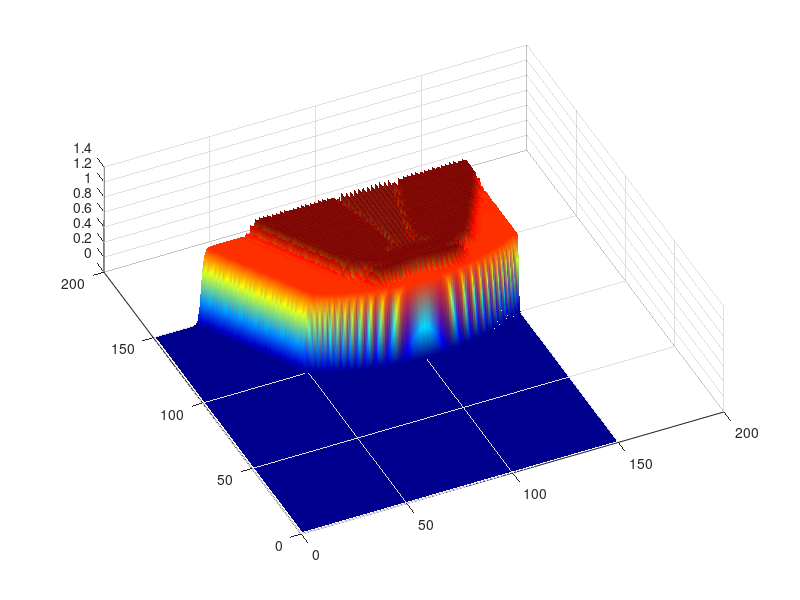

Here is the MATLAB script that generated this plot:
%%%%%%%%%%%%%%%%%%%%%%%%%%%%%%%%%%%%%%%%%%%%%%%%%%%%%%%%%%%%%%%%%%%
% We attempt to simulate u_t = u_xx + e^2*u_yy + f(u) using finite
% difference approximations.
%
% Solve: u_t = u_{xx} + epsilon^2*u_{yy} + u(1-u)
% Approximation:
% u(t_i + t_delta, x) = u(t_i, x) + t_delta / h^2 [ \sum u(t_i, x + h_e) - 2nu(t_i, x) ]
%                       + t_delta * u(1-u)
%
%%%%%%%%%%%%%%%%%%%%%%%%%%%%%%%%%%%%%%%%%%%%%%%%%%%%%%%%%%%%%%%%%%%

clc; close all; clear;

% -----------------------------------------------------------------

COMPACT_SUPPORT = 0;
WEDGE           = 1;

INITIAL_DATA_TYPE = WEDGE;        % set to the type of initial condition
                                            % we want to simulate

%%%%%%%%%%%%%%%%%%%%%%%%%%%%%%%%%%%%%%%%%%%%%%%%%%%%%%%%%%%%%%%%%%%
% Initialize parameters
%%%%%%%%%%%%%%%%%%%%%%%%%%%%%%%%%%%%%%%%%%%%%%%%%%%%%%%%%%%%%%%%%%%


d = 2;                  % working in R^2
n = 150;                % simulation grid size
h = 1;                  % mesh width

% We want t_delta \approx h^2 where n is the mesh size. This cancels out
% some ugly constant factors in the update equation.
t_delta = h^2;          % time increment
time = 80;              % number of steps to simulate. time * t_delta is the total "unit time"
f = zeros(n / h);       % growth rate
epsilon = 0.1;
gamma = 0.3;            % dampen the gradient


%%%%%%%%%%%%%%%%%%%%%%%%%%%%%%%%%%%%%%%%%%%%%%%%%%%%%%%%%%%%%%%%%%%
% Initial conditions
%%%%%%%%%%%%%%%%%%%%%%%%%%%%%%%%%%%%%%%%%%%%%%%%%%%%%%%%%%%%%%%%%%%

N = n / h;              % mesh size
u = zeros(N);           % the matrix ``u`` will hold our simulated values for the solution
grad = 0 * u;           % we'll store the neighbor_average in this term
                        % TODO(ansh): rename to ``neighbors``
v0 = 9E-1;              % some small nonzero intial value

% Nonzero on a compact set

% Nonzero on a centered square.
if INITIAL_DATA_TYPE == COMPACT_SUPPORT
  u(N/2, N/2) = v0; u(N/2 + 1, N/2) = v0; u(N/2, N/2 + 1) = v0; u(N/2 - 1, N/2 + 1) = v0;
end

if INITIAL_DATA_TYPE == WEDGE
  p = [100 100];                % specify the base point of our wedge
  v = [1 0];                    % specify the vector which determines wedge direction
  tolerance = cos(pi / 6);      % sepcify the degree around the vector which we want nonzero
  for i = -N:1:N
    for j = -N:1:N
      cos_ = ([i j] * v') / (norm([i j]) * norm(v));
      if tolerance < cos_ && cos_ < 1                   % make sure our [i j] are within the wedge
        i_p = i + p(1);
        j_p = j + p(2);
        if 1 <= i_p && i_p <= N && 1 <= j_p && j_p <= N
          u(i + p(1),j + p(2)) = v0;
        end
      end
    end
  end
end

%%%%%%%%%%%%%%%%%%%%%%%%%%%%%%%%%%%%%%%%%%%%%%%%%%%%%%%%%%%%%%%%%%%
% Run simulation
%%%%%%%%%%%%%%%%%%%%%%%%%%%%%%%%%%%%%%%%%%%%%%%%%%%%%%%%%%%%%%%%%%%

% Indices using which we can represent the "inner" terms of the matrix
I = 2:N-1; J = 2:N-1;

for step=1:time
  grad(I, J) = u(I, J - 1) + u(I, J + 1) + epsilon^2*u(I - 1, J) + epsilon^2*u(I + 1, J);
  u(I, J) = u(I, J) + gamma * (t_delta / h^2) * (grad(I, J) - 2*(epsilon^2 + 1)*u(I, J)) + t_delta*(u(I,J) .* (1 - u(I,J)));
  u(1, :) = u(2, :); u(N, :) = u(N-1, :); u(:, 1) = u(:, 2); u(:, N) = u(:, N-1);

  pcolor(u); shading interp;
  colorbar; colormap hsv;
  drawnow;
end

surf(u);
shading interp; colormap jet;
view([-25 70]);
